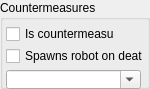
    <widget class="QGroupBox" name="IDC_STATIC_31">
      <property name="geometry">
        <rect>
          <x>472</x>
          <y>720</y>
          <width>150</width>
          <height>89</height>
        </rect>
      </property>
      <property name="title">
        <string>Countermeasures</string>
      </property>
      <property name="visible">
        <bool>true</bool>
      </property>
      <property name="enabled">
        <bool>true</bool>
      </property>
      <property name="flat">
        <bool>false</bool>
      </property>
      <widget class="QCheckBox" name="IDC_COUNTERMEASURE_CHECK">
        <property name="geometry">
          <rect>
            <x>6</x>
            <y>26</y>
            <width>109</width>
            <height>16</height>
          </rect>
        </property>
        <property name="text">
          <string>Is countermeasure</string>
        </property>
        <property name="visible">
          <bool>true</bool>
        </property>
        <property name="enabled">
          <bool>true</bool>
        </property>
      </widget>
      <widget class="QCheckBox" name="IDC_SPAWNS_ROBOT_CHECK">
        <property name="geometry">
          <rect>
            <x>6</x>
            <y>48</y>
            <width>137</width>
            <height>16</height>
          </rect>
        </property>
        <property name="text">
          <string>Spawns robot on death</string>
        </property>
        <property name="visible">
          <bool>true</bool>
        </property>
        <property name="enabled">
          <bool>true</bool>
        </property>
      </widget>
      <widget class="QComboBox" name="IDC_SPAWN_ROBOT_PULLDOWN">
        <property name="maxVisibleItems">
          <number>8</number>
        </property>
        <property name="geometry">
          <rect>
            <x>6</x>
            <y>70</y>
            <width>135</width>
            <height>19</height>
          </rect>
        </property>
        <property name="visible">
          <bool>true</bool>
        </property>
        <property name="enabled">
          <bool>true</bool>
        </property>
        <property name="editable">
          <bool>true</bool>
        </property>
      </widget>
    </widget>
